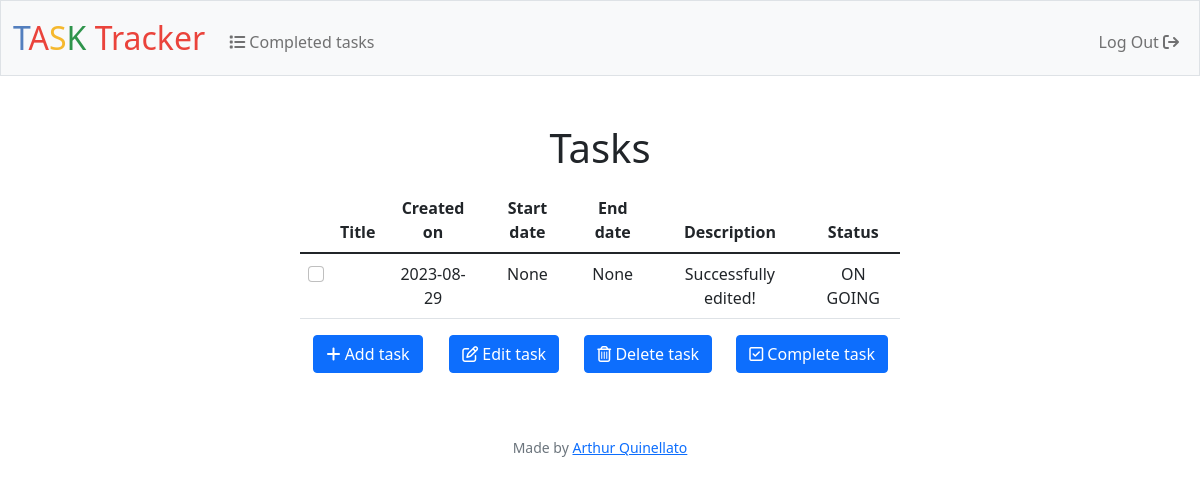
Page / (signed in) on the earlier database version.
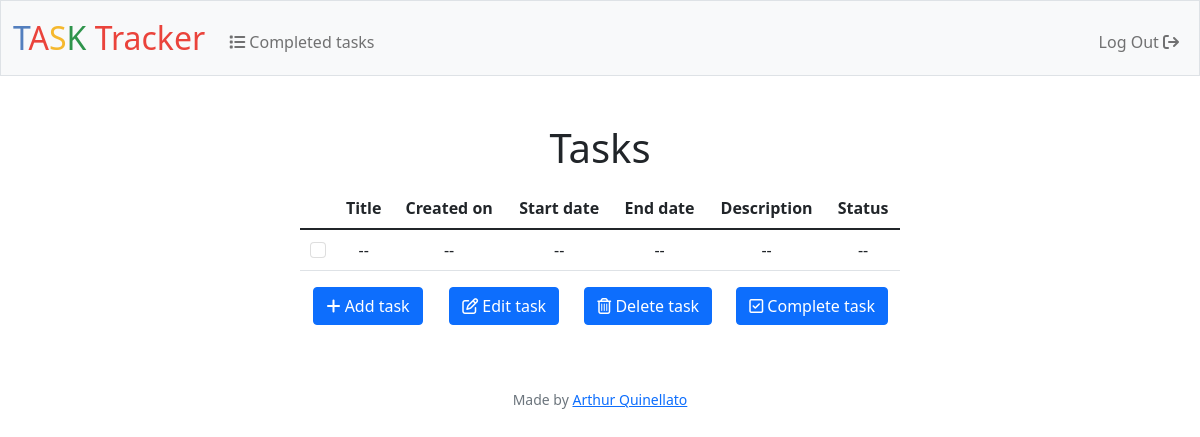
Same page on the later database version.
### tables this page shows
CREATE TABLE tasks (
id INTEGER PRIMARY KEY AUTOINCREMENT,
user_id INTEGER,
title TEXT,
description TEXT,
dateStart DATE,
dateEnd DATE,
dateCreation DATE
, status TEXT);

### app.py (the view)
@app.route('/', methods = ['GET', 'POST'])
@login_required
def index():
    def deleteTask(checked, user_id):
        if not checked:
            return apology('to delete a task, you must select a task', 403)
        for i in checked:
            db.execute('''
                       DELETE FROM tasks
                       WHERE id = ?
                       AND user_id = ?
                       ''', i, user_id)
        flash('Task(s) deleted successfully')
    def completeTask(checked, user_id):
        if not checked:
            return apology('to complete a task, you must select a task', 403)
        for i in checked:
            db.execute('''
                    UPDATE tasks
                    SET status = 'COMPLETED'
                    WHERE id = ?
                    AND user_id = ?
                    ''', i, user_id)
        flash('Task(s) completed successfully')
    if request.method == 'POST':
        user_id = session['user_id']
        checked = request.form.getlist('checked')
        if 'deleteBtn' in request.form:
            deleteTask(checked, user_id)
        elif 'completeBtn' in request.form:
            completeTask(checked, user_id)
        else:
            return apology('you must select a task', 403)
        return redirect('/')
    else:
        user_id = session['user_id']
        status = 'ON GOING'
        user_tasks = db.execute('''SELECT *
                                FROM tasks
                                WHERE user_id = ?
                                AND status LIKE ?
                                ''', user_id, status)
        return render_template('index.html', tasks = user_tasks)

### app.py (called while the page is built)
@app.after_request
def after_request(response):
    response.headers['Cache-Control'] = 'no-cache, no-store, must-revalidate'
    response.headers['Expires'] = 0
    response.headers['Pragma'] = 'no-cache'
    return response

### helpers.py (called while the page is built)
def login_required(f):
    @wraps(f)
    def decorated_function(*args, **kwargs):
        if session.get("user_id") is None:
            return redirect("/login")
        return f(*args, **kwargs)
    return decorated_function

### templates/index.html (shortened to what this page needs)
{% extends "layout.html" %}
{% block main %}
    <div class = "mb-3">
        <h1>Tasks</h1>
    </div>
    <form action = "/" method = "POST">
        <div class = "mb-3">
            {% if tasks %}
                <table class = "table table-stripped" style = "width: 50vw; margin: 0 auto;">
                    <thead>
                        <th scope = "col"></th>
                        <th scope = "col">Title</th>
                        <th scope = "col">Created on</th>
                        <th scope = "col">Start date</th>
                        <th scope = "col">End date</th>
                        <th scope = "col">Description</th>
                        <th scope = "col">Status</th>
                    </thead>
                    <tbody>
                        {% for task in tasks %}
                            <tr>
                                <td><input class = "form-check-input" id = "{{ task.title }}" type = "checkbox" name = "checked" value = "{{ task.id }}"></td>
                                <td>{{ task["title"] }}</td>
                                <td>{{ task["dateCreation"] }}</td>
                                <td>{{ task["dateStart"] }}</td>
                                <td>{{ task["dateEnd"] }}</td>
                                <td>{{ task["description"] }}</td>
                                <td>{{ task["status"] }}</td>
                            </tr>
                        {% endfor %}
                    </tbody>
                </table>
            {% else %}
                <table class = "table table-stripped" style = "width: 50vw; margin: 0 auto;">
                    <thead>
                        <th scope = "col"></th>
                        <th scope = "col">Title</th>
                        <th scope = "col">Created on</th>
                        <th scope = "col">Start date</th>
                        <th scope = "col">End date</th>
                        <th scope = "col">Description</th>
                        <th scope = "col">Status</th>
                    </thead>
                    <tbody>
                        <tr>
                            <td><input class = "form-check-input" disabled id = "flexCheckDisabled" type = "checkbox" name = "checked" value = "None"></td>
                            <td>--</td>
                            <td>--</td>
                            <td>--</td>
                            <td>--</td>
                            <td>--</td>
                            <td>--</td>
                        </tr>
                    </tbody>
                </table>
            {% endif %}
        </div>
        <div class = "mb-3">
            <div class = "container" style = "width: 50vw; margin: 0 auto;">
                <div class = "row">
                    <div class = "col-sm">
                        <a href = "/addTask"><button class = "btn btn-primary" style = "white-space: nowrap;" type = "button"><i class = "fa-solid fa-plus"></i>    Add task</button></a>
                    </div>
                    <div class = "col-sm">
                        <a href = "/editTask"><button class = "btn btn-primary" style = "white-space: nowrap;" type = "button"><i class = "fa-regular fa-pen-to-square"></i>    Edit task</button></a>
                    </div>
                    <div class = "col-sm">
                        <button class = "btn btn-primary" type = "submit" style = "white-space: nowrap;" name = "deleteBtn"><i class = "fa-regular fa-trash-can"></i>     Delete task</button>
                    </div>
                    <div class = "col-sm">
                        <button class = "btn btn-primary" type = "submit" style = "white-space: nowrap;" name = "completeBtn"><i class="fa-regular fa-square-check"></i>     Complete task</button>
                    </div>
                </div>
            </div>
        </div>
    </form>
{% endblock %}

Differences in the rows shown:
removed tasks: dateCreation "2023-08-29", dateStart "None", dateEnd "None", description "Successfully edited!", status "ON GOING"
Other differences:
form field checked: (not shown) → "☐"
